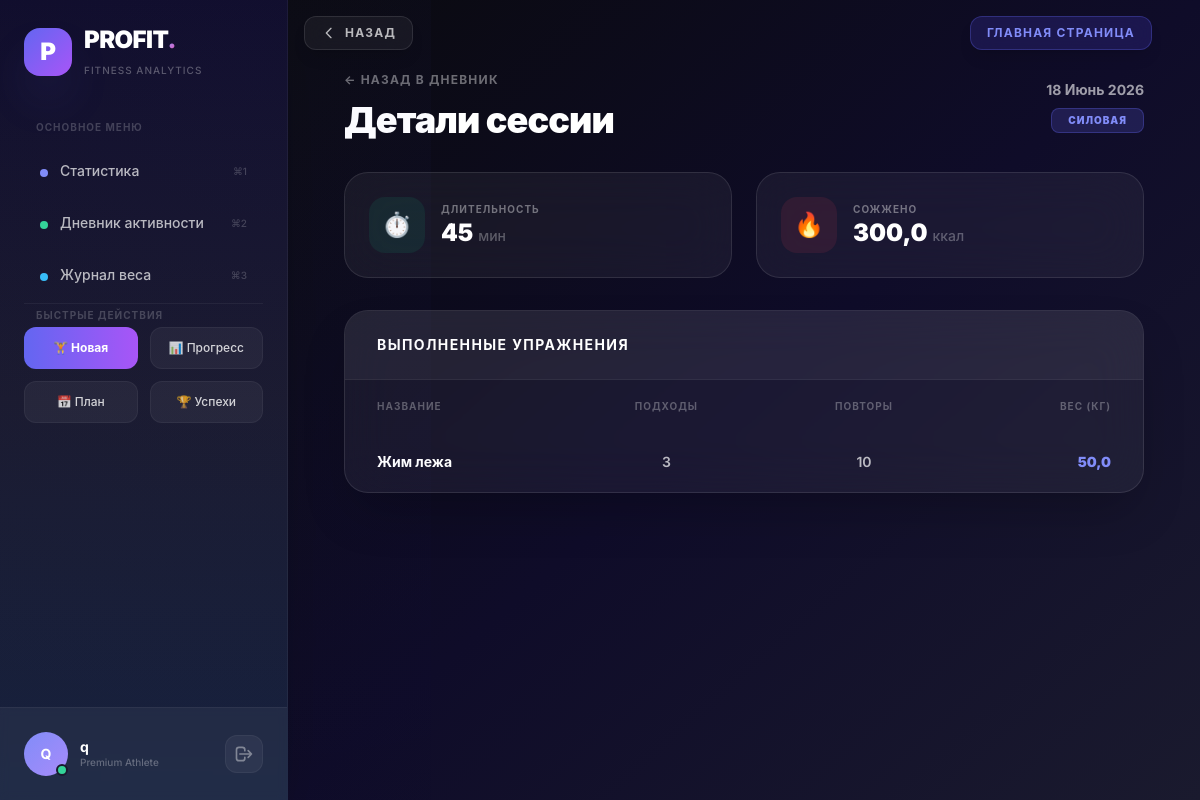
The app's page /workouts/1/ (signed in), older data.
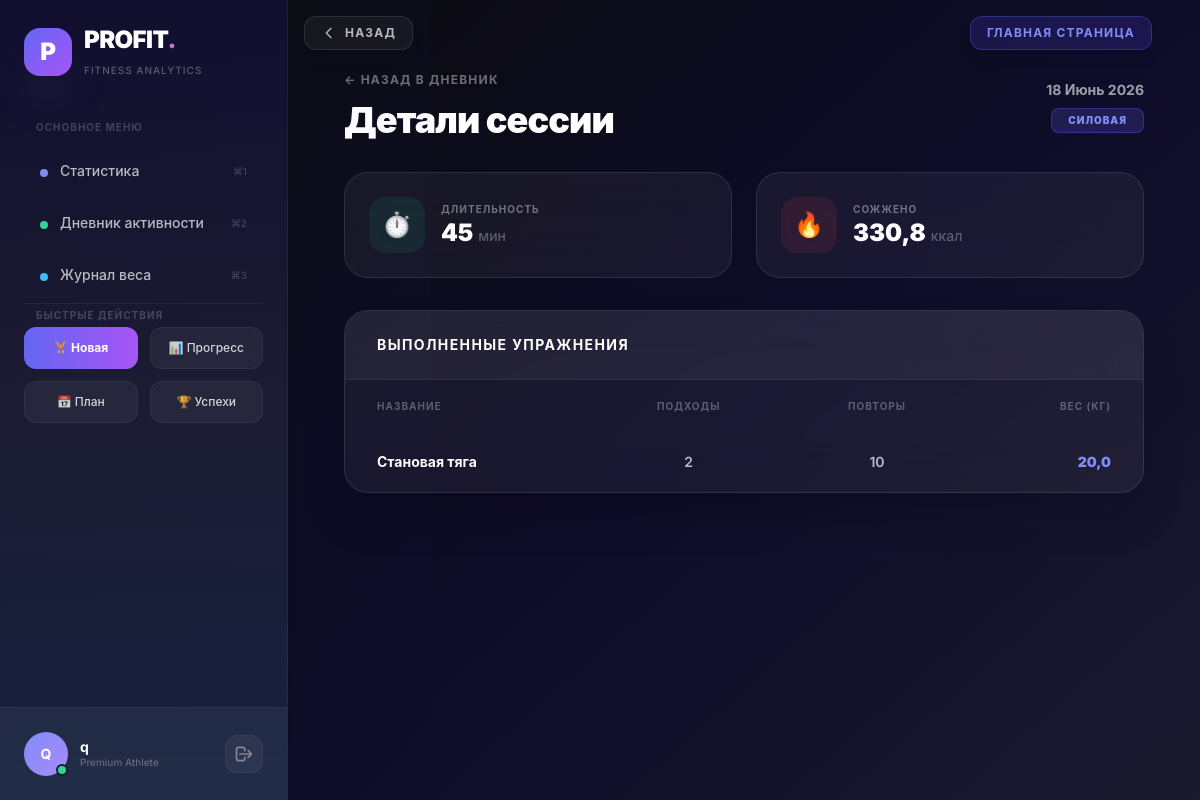
The same page, newer data.
### apps/workouts/models.py (models this page shows, shortened)
class Workout(models.Model):
    user = models.ForeignKey(User, on_delete=models.CASCADE, related_name='workouts')
    date = models.DateField()
    type = models.ForeignKey(WorkoutType, on_delete=models.PROTECT)
    duration_minutes = models.PositiveIntegerField()
    calories_burned = models.FloatField()
    class Meta:
        verbose_name = 'Тренировка'
        verbose_name_plural = 'Тренировки'
        ordering = ['-date']

class ExerciseLog(models.Model):
    workout = models.ForeignKey(Workout, on_delete=models.CASCADE, related_name='exercises')
    exercise_name = models.CharField(max_length=100)
    sets = models.PositiveIntegerField()
    reps = models.PositiveIntegerField()
    weight = models.FloatField()
    class Meta:
        verbose_name = 'Упражнение'
        verbose_name_plural = 'Упражнения'

class WorkoutType(models.Model):
    name = models.CharField(max_length=50, unique=True)
    met_coefficient = models.FloatField(default=5.0, help_text="Используется для точного расчета ккал по формуле MET")
    class Meta:
        verbose_name = 'Тип тренировки'
        verbose_name_plural = 'Типы тренировок'

### apps/workouts/views.py (the view)
# urls.py: path('<int:pk>/', WorkoutDetailView.as_view(), name='workout_detail'),
class WorkoutDetailView(LoginRequiredMixin, DetailView):
    model = Workout
    template_name = 'workouts/workout_detail.html'
    context_object_name = 'workout'
    def get_queryset(self):
        return Workout.objects.filter(user=self.request.user).prefetch_related('exercises')

### templates/workouts/workout_detail.html
{% extends 'base.html' %}
{% block content %}
<div class="pt-17 max-w-7xl mx-auto px-4 py-8">
    <div class="mb-8 flex items-center justify-between">
        <div>
            <a href="{% url 'workouts:workout_list' %}" class="text-xs font-bold text-white/40 hover:text-indigo-400 transition flex items-center gap-2 mb-3 uppercase tracking-widest">
                &larr; Назад в дневник
            </a>
            <h2 class="text-4xl font-black text-white tracking-tight">Детали сессии</h2>
        </div>
        <div class="text-right">
            <p class="text-sm font-bold text-white/60">{{ workout.date|date:"d F Y" }}</p>
            <span class="inline-block px-4 py-1 mt-2 text-[10px] font-black uppercase tracking-widest rounded-lg bg-indigo-500/20 text-indigo-400 border border-indigo-500/30">
                {{ workout.type.name }}
            </span>
        </div>
    </div>
    <div class="grid grid-cols-2 gap-6 mb-8">
        <div class="bg-white/5 backdrop-blur-xl p-6 rounded-3xl border border-white/10 flex items-center gap-4 hover:border-emerald-500/30 transition-all">
            <div class="w-14 h-14 rounded-2xl bg-emerald-500/10 text-emerald-400 flex items-center justify-center text-2xl">⏱️</div>
            <div>
                <p class="text-[10px] font-bold text-white/40 uppercase tracking-widest">Длительность</p>
                <p class="text-2xl font-black text-white">{{ workout.duration_minutes }} <span class="text-sm font-medium text-white/30">мин</span></p>
            </div>
        </div>
        <div class="bg-white/5 backdrop-blur-xl p-6 rounded-3xl border border-white/10 flex items-center gap-4 hover:border-rose-500/30 transition-all">
            <div class="w-14 h-14 rounded-2xl bg-rose-500/10 text-rose-400 flex items-center justify-center text-2xl">🔥</div>
            <div>
                <p class="text-[10px] font-bold text-white/40 uppercase tracking-widest">Сожжено</p>
                <p class="text-2xl font-black text-white">{{ workout.calories_burned }} <span class="text-sm font-medium text-white/30">ккал</span></p>
            </div>
        </div>
    </div>
    {% if workout.exercises.all %}
    <div class="bg-white/5 backdrop-blur-xl rounded-3xl border border-white/10 overflow-hidden shadow-2xl">
        <div class="px-8 py-6 border-b border-white/5 bg-white/5">
            <h3 class="text-sm font-bold text-white uppercase tracking-widest">Выполненные упражнения</h3>
        </div>
        <div class="overflow-x-auto">
            <table class="w-full text-left text-sm text-white/70">
                <thead class="text-white/30 text-[10px] uppercase tracking-widest">
                    <tr>
                        <th class="px-8 py-4 font-bold">Название</th>
                        <th class="px-8 py-4 font-bold text-center">Подходы</th>
                        <th class="px-8 py-4 font-bold text-center">Повторы</th>
                        <th class="px-8 py-4 font-bold text-right">Вес (кг)</th>
                    </tr>
                </thead>
                <tbody class="divide-y divide-white/5">
                    {% for ex in workout.exercises.all %}
                    <tr class="hover:bg-white/5 transition">
                        <td class="px-8 py-5 font-bold text-white">{{ ex.exercise_name }}</td>
                        <td class="px-8 py-5 font-semibold text-center">{{ ex.sets }}</td>
                        <td class="px-8 py-5 font-semibold text-center">{{ ex.reps }}</td>
                        <td class="px-8 py-5 font-black text-indigo-400 text-right">{{ ex.weight }}</td>
                    </tr>
                    {% endfor %}
                </tbody>
            </table>
        </div>
    </div>
    {% endif %}
</div>
{% endblock %}

Row changes from the older to the newer data that the page shows:
removed ExerciseLog: exercise_name "Жим лежа", sets "3", reps "10", weight "50,0"
changed Workout "СИЛОВАЯ": calories_burned "300,0" → "330,8"
added ExerciseLog: exercise_name "Становая тяга", sets "2", reps "10", weight "20,0"
